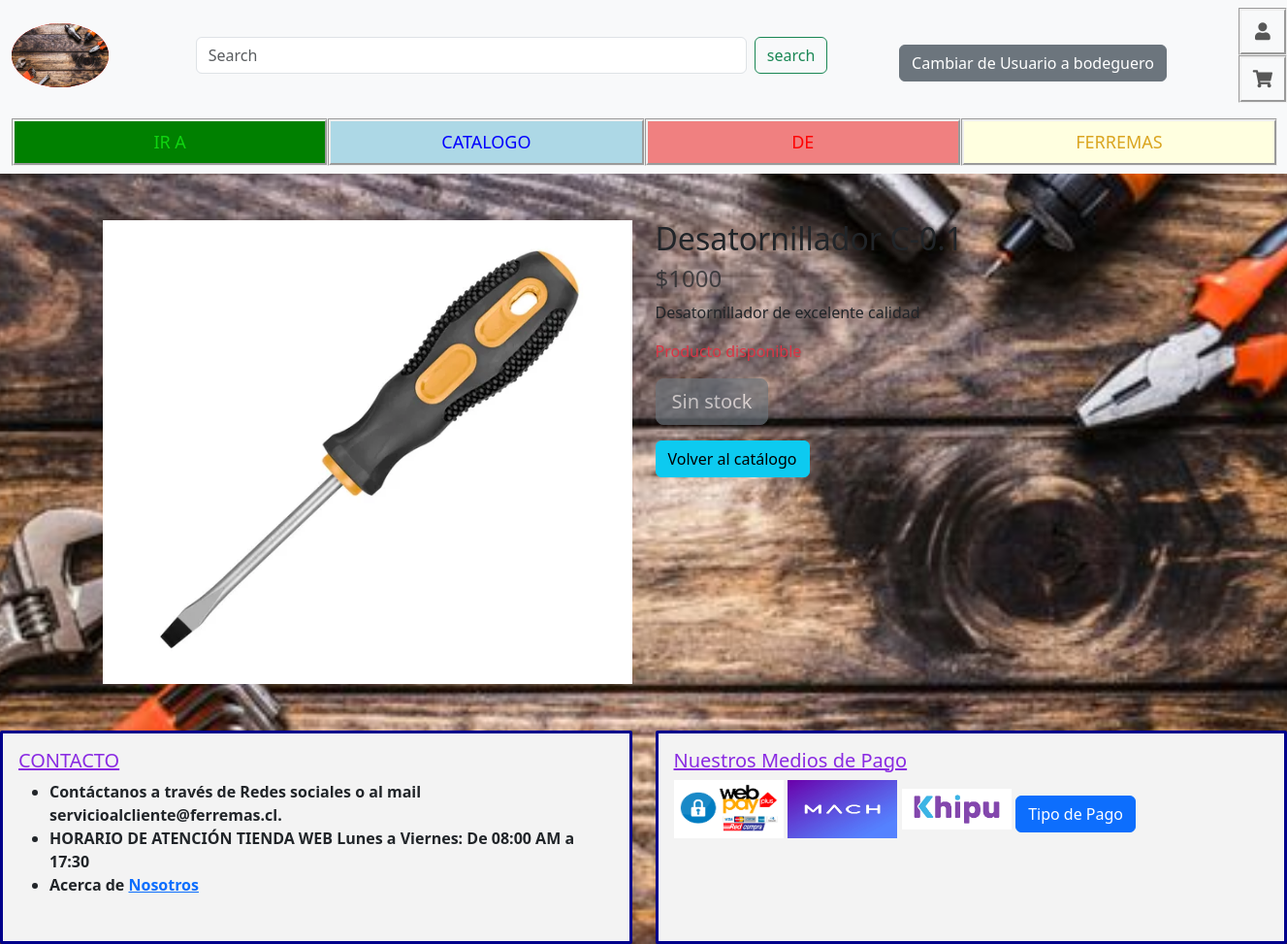
The page /producto/1/ on the database as committed earlier.
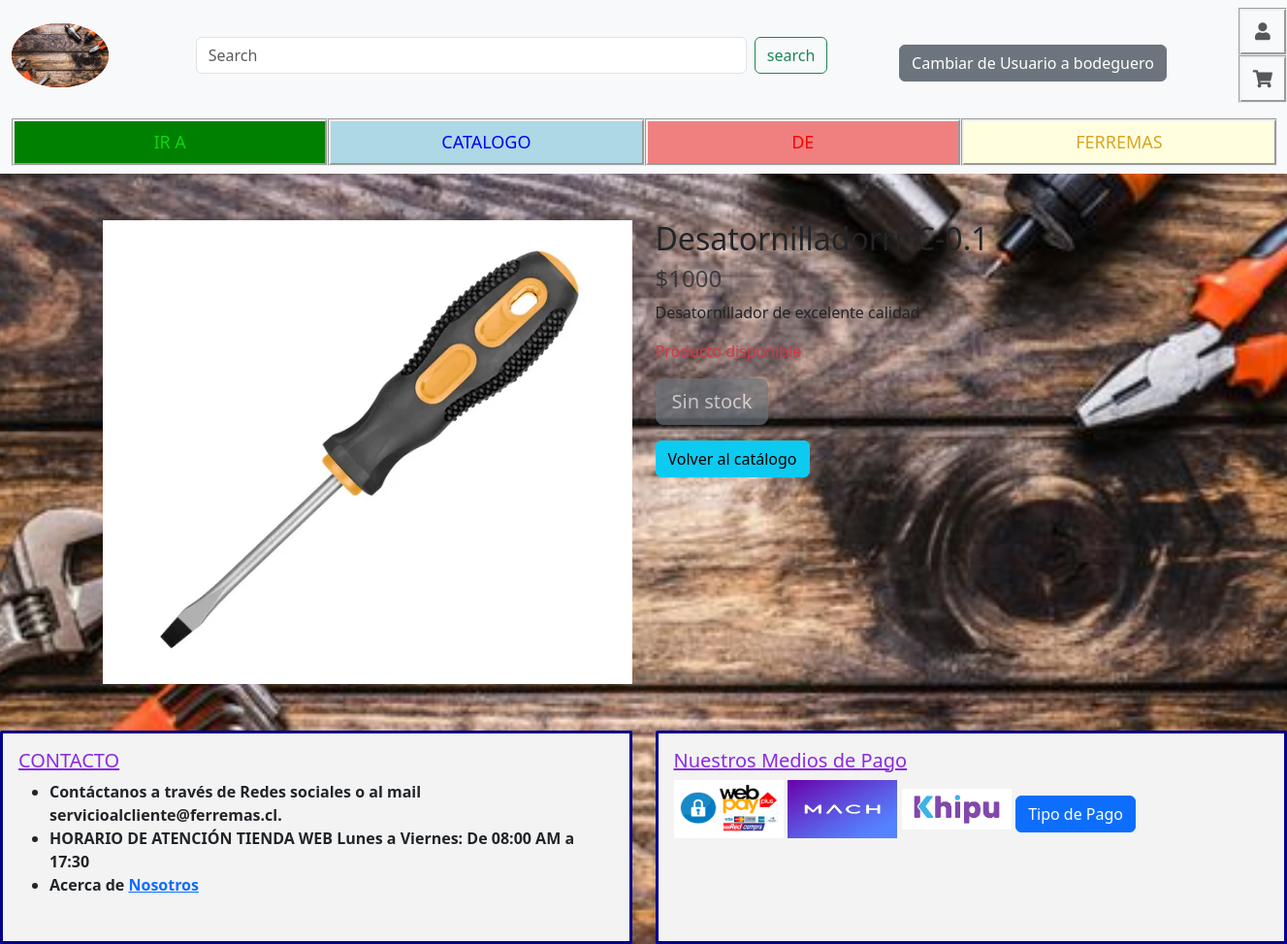
The same page on the database as committed later.
### ZonaGamers/models.py (models this page shows, shortened)
class Juego(models.Model):
    nombre = models.CharField(max_length=40)
    precio = models.PositiveBigIntegerField()
    descripcion = models.TextField(max_length=100)
    imagen = models.ImageField(upload_to='juegos/', blank=True, null=True)

### ZonaGamers/views/render_views.py (the view)
# urls.py: path('producto/<int:id>/', render_views.detalle_producto, name='detalle_producto'),
def detalle_producto(request, id):
    juego = get_object_or_404(Juego, id=id)
    return render(request, 'pages/detalle_producto.html', {'juego': juego})

### ZonaGamers/context_processors.py (called while the page is built)
def user_context_processor(request):
    print(f'User:  {request.user.username}')
    return {
        'username': request.user.username,
        'is_authenticated': request.user.is_authenticated
    }

### ZonaGamers/templates/pages/detalle_producto.html
{% extends '../base/base.html' %}
{% load static %}
{% block content %}
<div class="container mt-5">
    <div class="row">
        <div class="col-md-6">
            {% if juego.imagen %}
                <img src="{{ juego.imagen.url }}" alt="{{ juego.nombre }}" class="img-fluid">
            {% else %}
                <img src="{% static 'images/last.avif' %}" alt="{{ juego.nombre }}" class="img-fluid">
            {% endif %}
        </div>
        <div class="col-md-6">
            <h2>{{ juego.nombre }}</h2>
            <h4 class="text-muted">${{ juego.precio }}</h4>
            <p>{{ juego.descripcion }}</p>
            {% if juego.stock > 0 %}
                <p class="text-success">Producto disponible: {{ juego.stock }} en stock</p>
            {% else %}
                <p class="text-danger">Producto  disponible</p>
            {% endif %}
            {% if juego.stock > 0 %}
                <a href="{% url 'add_to_cart' juego.id %}" class="btn btn-success btn-lg">Agregar al carrito</a>
            {% else %}
                <button class="btn btn-secondary btn-lg" disabled>Sin stock</button>
            {% endif %}
            <div class="mt-3">
                <a href="{% url 'catalogo_bodeguero' %}" class="btn btn-info">Volver al catálogo</a>
            </div>
        </div>
    </div>
</div>
{% endblock %}

Rows that differ between the two databases and show on the page:
changed Juego "Desatornillador de excelente calidad": nombre "Desatornillador C-0.1" → "Desatornilladorrr C-0.1"
